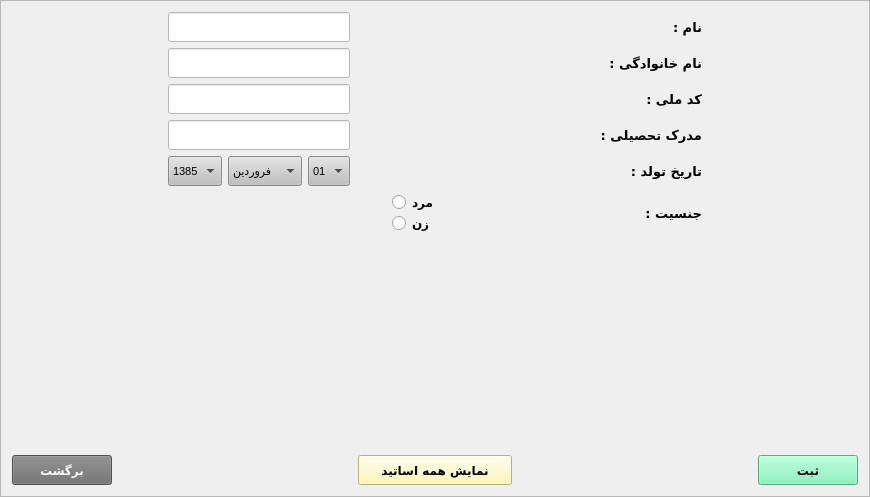
        <widget class="QFrame" name="frame">
         <property name="layoutDirection">
          <enum>Qt::LeftToRight</enum>
         </property>
         <property name="frameShape">
          <enum>QFrame::StyledPanel</enum>
         </property>
         <property name="frameShadow">
          <enum>QFrame::Raised</enum>
         </property>
         <layout class="QGridLayout" name="gridLayout_3">
          <item row="0" column="0">
           <spacer name="horizontalSpacer_10">
            <property name="orientation">
             <enum>Qt::Horizontal</enum>
            </property>
            <property name="sizeType">
             <enum>QSizePolicy::Minimum</enum>
            </property>
            <property name="sizeHint" stdset="0">
             <size>
              <width>150</width>
              <height>20</height>
             </size>
            </property>
           </spacer>
          </item>
          <item row="0" column="2">
           <spacer name="horizontalSpacer_11">
            <property name="orientation">
             <enum>Qt::Horizontal</enum>
            </property>
            <property name="sizeType">
             <enum>QSizePolicy::Minimum</enum>
            </property>
            <property name="sizeHint" stdset="0">
             <size>
              <width>150</width>
              <height>20</height>
             </size>
            </property>
           </spacer>
          </item>
          <item row="1" column="1">
           <spacer name="verticalSpacer">
            <property name="orientation">
             <enum>Qt::Vertical</enum>
            </property>
            <property name="sizeType">
             <enum>QSizePolicy::Minimum</enum>
            </property>
            <property name="sizeHint" stdset="0">
             <size>
              <width>20</width>
              <height>215</height>
             </size>
            </property>
           </spacer>
          </item>
          <item row="0" column="1">
           <layout class="QVBoxLayout" name="verticalLayout_5">
            <item>
             <layout class="QHBoxLayout" name="horizontalLayout_4">
              <item>
               <layout class="QVBoxLayout" name="verticalLayout_4">
                <item>
                 <widget class="QLineEdit" name="lineEdit_firstName">
                  <property name="minimumSize">
                   <size>
                    <width>0</width>
                    <height>30</height>
                   </size>
                  </property>
                  <property name="font">
                   <font>
                    <pointsize>9</pointsize>
                   </font>
                  </property>
                  <property name="styleSheet">
                   <string notr="true">background-color:white</string>
                  </property>
                 </widget>
                </item>
                <item>
                 <widget class="QLineEdit" name="lineEdit_lastName">
                  <property name="minimumSize">
                   <size>
                    <width>0</width>
                    <height>30</height>
                   </size>
                  </property>
                  <property name="font">
                   <font>
                    <pointsize>9</pointsize>
                   </font>
                  </property>
                  <property name="styleSheet">
                   <string notr="true">background-color:white</string>
                  </property>
                 </widget>
                </item>
                <item>
                 <widget class="QLineEdit" name="lineEdit_nationalCode">
                  <property name="minimumSize">
                   <size>
                    <width>0</width>
                    <height>30</height>
                   </size>
                  </property>
                  <property name="styleSheet">
                   <string notr="true">background-color:white</string>
                  </property>
                  <property name="maxLength">
                   <number>10</number>
                  </property>
                 </widget>
                </item>
                <item>
                 <widget class="QLineEdit" name="lineEdit_degree">
                  <property name="minimumSize">
                   <size>
                    <width>0</width>
                    <height>30</height>
                   </size>
                  </property>
                  <property name="font">
                   <font>
                    <pointsize>9</pointsize>
                   </font>
                  </property>
                  <property name="styleSheet">
                   <string notr="true">background-color:white</string>
                  </property>
                 </widget>
                </item>
                <item>
                 <layout class="QHBoxLayout" name="horizontalLayout">
                  <item>
                   <widget class="QComboBox" name="comboBox_year">
                    <property name="minimumSize">
                     <size>
                      <width>0</width>
                      <height>30</height>
                     </size>
                    </property>
                    <property name="font">
                     <font>
                      <pointsize>8</pointsize>
                     </font>
                    </property>
                    <property name="styleSheet">
                     <string notr="true">background-color: rgb(191, 191, 191)</string>
                    </property>
                    <property name="currentText">
                     <string>1385</string>
                    </property>
                    <item>
                     <property name="text">
                      <string>1385</string>
                     </property>
                    </item>
                    <item>
                     <property name="text">
                      <string>1384</string>
                     </property>
                    </item>
                    <item>
                     <property name="text">
                      <string>1383</string>
                     </property>
                    </item>
                    <item>
                     <property name="text">
                      <string>1382</string>
                     </property>
                    </item>
                    <item>
                     <property name="text">
                      <string>1381</string>
                     </property>
                    </item>
                    <item>
                     <property name="text">
                      <string>1380</string>
                     </property>
                    </item>
                    <item>
                     <property name="text">
                      <string>1379</string>
                     </property>
                    </item>
                    <item>
                     <property name="text">
                      <string>1378</string>
                     </property>
                    </item>
                    <item>
                     <property name="text">
                      <string>1377</string>
                     </property>
                    </item>
                    <item>
                     <property name="text">
                      <string>1376</string>
                     </property>
                    </item>
                    <item>
                     <property name="text">
                      <string>1375</string>
                     </property>
                    </item>
                    <item>
                     <property name="text">
                      <string>1374</string>
                     </property>
                    </item>
                    <item>
                     <property name="text">
                      <string>1373</string>
                     </property>
                    </item>
                    <item>
                     <property name="text">
                      <string>1372</string>
                     </property>
                    </item>
                    <item>
                     <property name="text">
                      <string>1371</string>
                     </property>
                    </item>
                    <item>
                     <property name="text">
                      <string>1370</string>
                     </property>
                    </item>
                    <item>
                     <property name="text">
                      <string>1369</string>
                     </property>
                    </item>
                    <item>
                     <property name="text">
                      <string>1368</string>
                     </property>
                    </item>
                    <item>
                     <property name="text">
                      <string>1367</string>
                     </property>
                    </item>
                    <item>
                     <property name="text">
                      <string>1366</string>
                     </property>
                    </item>
                    <item>
                     <property name="text">
                      <string>1365</string>
                     </property>
                    </item>
                    <item>
                     <property name="text">
                      <string>1364</string>
                     </property>
                    </item>
                    <item>
                     <property name="text">
                      <string>1363</string>
                     </property>
                    </item>
                    <item>
                     <property name="text">
                      <string>1362</string>
                     </property>
                    </item>
                    <item>
                     <property name="text">
                      <string>1361</string>
                     </property>
                    </item>
                    <item>
                     <property name="text">
                      <string>1360</string>
                     </property>
                    </item>
                    <item>
                     <property name="text">
                      <string>1359</string>
                     </property>
                    </item>
                    <item>
                     <property name="text">
                      <string>1358</string>
                     </property>
                    </item>
                    <item>
                     <property name="text">
                      <string>1357</string>
                     </property>
                    </item>
                    <item>
                     <property name="text">
                      <string>1356</string>
                     </property>
                    </item>
                    <item>
                     <property name="text">
                      <string>1355</string>
                     </property>
                    </item>
                    <item>
                     <property name="text">
                      <string>1354</string>
                     </property>
                    </item>
                    <item>
                     <property name="text">
                      <string>1353</string>
                     </property>
                    </item>
                    <item>
                     <property name="text">
                      <string>1352</string>
                     </property>
                    </item>
                    <item>
                     <property name="text">
                      <string>1351</string>
                     </property>
                    </item>
                    <item>
                     <property name="text">
                      <string>1350</string>
                     </property>
                    </item>
                    <item>
                     <property name="text">
                      <string>1349</string>
                     </property>
                    </item>
                    <item>
                     <property name="text">
                      <string>1348</string>
                     </property>
                    </item>
                    <item>
                     <property name="text">
                      <string>1347</string>
                     </property>
                    </item>
                    <item>
                     <property name="text">
                      <string>1346</string>
                     </property>
                    </item>
                    <item>
                     <property name="text">
                      <string>1345</string>
                     </property>
                    </item>
                    <item>
                     <property name="text">
                      <string>1344</string>
                     </property>
                    </item>
                    <item>
                     <property name="text">
                      <string>1343</string>
                     </property>
                    </item>
                    <item>
                     <property name="text">
                      <string>1342</string>
                     </property>
                    </item>
                    <item>
                     <property name="text">
                      <string>1341</string>
                     </property>
                    </item>
                    <item>
                     <property name="text">
                      <string>1340</string>
                     </property>
                    </item>
                   </widget>
                  </item>
                  <item>
                   <widget class="QComboBox" name="comboBox_month">
                    <property name="minimumSize">
                     <size>
                      <width>0</width>
                      <height>30</height>
                     </size>
                    </property>
                    <property name="font">
                     <font>
                      <pointsize>8</pointsize>
                     </font>
                    </property>
                    <property name="styleSheet">
                     <string notr="true">background-color: rgb(191, 191, 191)</string>
                    </property>
                    <property name="currentText">
                     <string>فروردین</string>
                    </property>
                    <item>
                     <property name="text">
                      <string>فروردین</string>
                     </property>
                    </item>
                    <item>
                     <property name="text">
                      <string>اردیبهشت</string>
                     </property>
                    </item>
                    <item>
                     <property name="text">
                      <string>خرداد</string>
                     </property>
                    </item>
                    <item>
                     <property name="text">
                      <string>تیر</string>
                     </property>
                    </item>
                    <item>
                     <property name="text">
                      <string>مرداد</string>
                     </property>
                    </item>
                    <item>
                     <property name="text">
                      <string>شهریور</string>
                     </property>
                    </item>
                    <item>
                     <property name="text">
                      <string>مهر</string>
                     </property>
                    </item>
                    <item>
                     <property name="text">
                      <string>آبان</string>
                     </property>
                    </item>
                    <item>
                     <property name="text">
                      <string>آذر</string>
                     </property>
                    </item>
                    <item>
                     <property name="text">
                      <string>دی</string>
                     </property>
                    </item>
                    <item>
                     <property name="text">
                      <string>بهمن</string>
                     </property>
                    </item>
                    <item>
                     <property name="text">
                      <string>اسفند</string>
                     </property>
                    </item>
                   </widget>
                  </item>
                  <item>
                   <widget class="QComboBox" name="comboBox_day">
                    <property name="minimumSize">
                     <size>
                      <width>0</width>
                      <height>30</height>
                     </size>
                    </property>
                    <property name="font">
                     <font>
                      <pointsize>8</pointsize>
                     </font>
                    </property>
                    <property name="styleSheet">
                     <string notr="true">background-color: rgb(191, 191, 191)</string>
                    </property>
                    <property name="currentText">
                     <string>01</string>
                    </property>
                    <item>
                     <property name="text">
                      <string>01</string>
                     </property>
                    </item>
                    <item>
                     <property name="text">
                      <string>02</string>
                     </property>
                    </item>
                    <item>
                     <property name="text">
                      <string>03</string>
                     </property>
                    </item>
                    <item>
                     <property name="text">
                      <string>04</string>
                     </property>
                    </item>
                    <item>
                     <property name="text">
                      <string>05</string>
                     </property>
                    </item>
                    <item>
                     <property name="text">
                      <string>06</string>
                     </property>
                    </item>
                    <item>
                     <property name="text">
                      <string>07</string>
                     </property>
                    </item>
                    <item>
                     <property name="text">
                      <string>08</string>
                     </property>
                    </item>
                    <item>
                     <property name="text">
                      <string>09</string>
                     </property>
                    </item>
                    <item>
                     <property name="text">
                      <string>10</string>
                     </property>
                    </item>
                    <item>
                     <property name="text">
                      <string>11</string>
                     </property>
                    </item>
                    <item>
                     <property name="text">
                      <string>12</string>
                     </property>
                    </item>
                    <item>
                     <property name="text">
                      <string>13</string>
                     </property>
                    </item>
                    <item>
                     <property name="text">
                      <string>14</string>
                     </property>
                    </item>
                    <item>
                     <property name="text">
                      <string>15</string>
                     </property>
                    </item>
                    <item>
                     <property name="text">
                      <string>16</string>
                     </property>
                    </item>
                    <item>
                     <property name="text">
                      <string>17</string>
                     </property>
                    </item>
                    <item>
                     <property name="text">
                      <string>18</string>
                     </property>
                    </item>
                    <item>
                     <property name="text">
                      <string>19</string>
                     </property>
                    </item>
                    <item>
                     <property name="text">
                      <string>20</string>
                     </property>
                    </item>
                    <item>
                     <property name="text">
                      <string>21</string>
                     </property>
                    </item>
                    <item>
                     <property name="text">
                      <string>22</string>
                     </property>
                    </item>
                    <item>
                     <property name="text">
                      <string>23</string>
                     </property>
                    </item>
                    <item>
                     <property name="text">
                      <string>24</string>
                     </property>
                    </item>
                    <item>
                     <property name="text">
                      <string>25</string>
                     </property>
                    </item>
                    <item>
                     <property name="text">
                      <string>26</string>
                     </property>
                    </item>
                    <item>
                     <property name="text">
                      <string>27</string>
                     </property>
                    </item>
                    <item>
                     <property name="text">
                      <string>28</string>
                     </property>
                    </item>
                    <item>
                     <property name="text">
                      <string>29</string>
                     </property>
                    </item>
                    <item>
                     <property name="text">
                      <string>30</string>
                     </property>
                    </item>
                    <item>
                     <property name="text">
                      <string>31</string>
                     </property>
                    </item>
                   </widget>
                  </item>
                 </layout>
                </item>
               </layout>
              </item>
              <item>
               <layout class="QVBoxLayout" name="verticalLayout_3">
                <item>
                 <spacer name="horizontalSpacer">
                  <property name="orientation">
                   <enum>Qt::Horizontal</enum>
                  </property>
                  <property name="sizeType">
                   <enum>QSizePolicy::Minimum</enum>
                  </property>
                  <property name="sizeHint" stdset="0">
                   <size>
                    <width>244</width>
                    <height>20</height>
                   </size>
                  </property>
                 </spacer>
                </item>
                <item>
                 <spacer name="horizontalSpacer_2">
                  <property name="orientation">
                   <enum>Qt::Horizontal</enum>
                  </property>
                  <property name="sizeType">
                   <enum>QSizePolicy::Minimum</enum>
                  </property>
                  <property name="sizeHint" stdset="0">
                   <size>
                    <width>187</width>
                    <height>20</height>
                   </size>
                  </property>
                 </spacer>
                </item>
                <item>
                 <spacer name="horizontalSpacer_3">
                  <property name="orientation">
                   <enum>Qt::Horizontal</enum>
                  </property>
                  <property name="sizeType">
                   <enum>QSizePolicy::Minimum</enum>
                  </property>
                  <property name="sizeHint" stdset="0">
                   <size>
                    <width>217</width>
                    <height>20</height>
                   </size>
                  </property>
                 </spacer>
                </item>
                <item>
                 <spacer name="horizontalSpacer_4">
                  <property name="orientation">
                   <enum>Qt::Horizontal</enum>
                  </property>
                  <property name="sizeType">
                   <enum>QSizePolicy::Minimum</enum>
                  </property>
                  <property name="sizeHint" stdset="0">
                   <size>
                    <width>172</width>
                    <height>20</height>
                   </size>
                  </property>
                 </spacer>
                </item>
                <item>
                 <spacer name="horizontalSpacer_6">
                  <property name="orientation">
                   <enum>Qt::Horizontal</enum>
                  </property>
                  <property name="sizeType">
                   <enum>QSizePolicy::Minimum</enum>
                  </property>
                  <property name="sizeHint" stdset="0">
                   <size>
                    <width>200</width>
                    <height>20</height>
                   </size>
                  </property>
                 </spacer>
                </item>
               </layout>
              </item>
              <item>
               <layout class="QVBoxLayout" name="verticalLayout_2">
                <item>
                 <widget class="QLabel" name="label">
                  <property name="font">
                   <font>
                    <family>B Koodak</family>
                    <pointsize>10</pointsize>
                    <weight>75</weight>
                    <bold>true</bold>
                   </font>
                  </property>
                  <property name="text">
                   <string>نام :</string>
                  </property>
                 </widget>
                </item>
                <item>
                 <widget class="QLabel" name="label_2">
                  <property name="font">
                   <font>
                    <family>B Koodak</family>
                    <pointsize>10</pointsize>
                    <weight>75</weight>
                    <bold>true</bold>
                   </font>
                  </property>
                  <property name="text">
                   <string>نام خانوادگی :</string>
                  </property>
                 </widget>
                </item>
                <item>
                 <widget class="QLabel" name="label_3">
                  <property name="font">
                   <font>
                    <family>B Koodak</family>
                    <pointsize>10</pointsize>
                    <weight>75</weight>
                    <bold>true</bold>
                   </font>
                  </property>
                  <property name="text">
                   <string>کد ملی :</string>
                  </property>
                 </widget>
                </item>
                <item>
                 <widget class="QLabel" name="label_4">
                  <property name="font">
                   <font>
                    <family>B Koodak</family>
                    <pointsize>10</pointsize>
                    <weight>75</weight>
                    <bold>true</bold>
                   </font>
                  </property>
                  <property name="text">
                   <string>مدرک تحصیلی :</string>
                  </property>
                 </widget>
                </item>
                <item>
                 <widget class="QLabel" name="label_5">
                  <property name="font">
                   <font>
                    <family>B Koodak</family>
                    <pointsize>10</pointsize>
                    <weight>75</weight>
                    <bold>true</bold>
                   </font>
                  </property>
                  <property name="text">
                   <string>تاریخ تولد :</string>
                  </property>
                 </widget>
                </item>
               </layout>
              </item>
             </layout>
            </item>
            <item>
             <layout class="QHBoxLayout" name="horizontalLayout_2">
              <item>
               <spacer name="horizontalSpacer_9">
                <property name="orientation">
                 <enum>Qt::Horizontal</enum>
                </property>
                <property name="sizeHint" stdset="0">
                 <size>
                  <width>40</width>
                  <height>20</height>
                 </size>
                </property>
               </spacer>
              </item>
              <item>
               <layout class="QVBoxLayout" name="verticalLayout">
                <property name="spacing">
                 <number>0</number>
                </property>
                <item>
                 <widget class="QRadioButton" name="radioButton_male">
                  <property name="font">
                   <font>
                    <family>B Koodak</family>
                    <pointsize>9</pointsize>
                    <weight>75</weight>
                    <bold>true</bold>
                   </font>
                  </property>
                  <property name="text">
                   <string>مرد</string>
                  </property>
                 </widget>
                </item>
                <item>
                 <widget class="QRadioButton" name="radioButton_female">
                  <property name="font">
                   <font>
                    <family>B Koodak</family>
                    <pointsize>9</pointsize>
                    <weight>75</weight>
                    <bold>true</bold>
                   </font>
                  </property>
                  <property name="text">
                   <string>زن</string>
                  </property>
                 </widget>
                </item>
               </layout>
              </item>
              <item>
               <spacer name="horizontalSpacer_5">
                <property name="orientation">
                 <enum>Qt::Horizontal</enum>
                </property>
                <property name="sizeType">
                 <enum>QSizePolicy::Minimum</enum>
                </property>
                <property name="sizeHint" stdset="0">
                 <size>
                  <width>200</width>
                  <height>20</height>
                 </size>
                </property>
               </spacer>
              </item>
              <item>
               <widget class="QLabel" name="label_6">
                <property name="font">
                 <font>
                  <family>B Koodak</family>
                  <pointsize>10</pointsize>
                  <weight>75</weight>
                  <bold>true</bold>
                 </font>
                </property>
                <property name="text">
                 <string>جنسیت :</string>
                </property>
               </widget>
              </item>
             </layout>
            </item>
           </layout>
          </item>
          <item row="2" column="0" colspan="3">
           <layout class="QHBoxLayout" name="horizontalLayout_3">
            <item>
             <widget class="QPushButton" name="pushButton_back">
              <property name="minimumSize">
               <size>
                <width>100</width>
                <height>30</height>
               </size>
              </property>
              <property name="font">
               <font>
                <family>B Nazanin</family>
                <pointsize>9</pointsize>
                <weight>75</weight>
                <bold>true</bold>
               </font>
              </property>
              <property name="styleSheet">
               <string notr="true">background-color:rgb(111, 111, 111);
color:white</string>
              </property>
              <property name="text">
               <string>برگشت</string>
              </property>
             </widget>
            </item>
            <item>
             <spacer name="horizontalSpacer_7">
              <property name="orientation">
               <enum>Qt::Horizontal</enum>
              </property>
              <property name="sizeHint" stdset="0">
               <size>
                <width>40</width>
                <height>20</height>
               </size>
              </property>
             </spacer>
            </item>
            <item>
             <widget class="QPushButton" name="pushButton_showTeacher">
              <property name="minimumSize">
               <size>
                <width>154</width>
                <height>30</height>
               </size>
              </property>
              <property name="font">
               <font>
                <family>B Nazanin</family>
                <pointsize>9</pointsize>
                <weight>75</weight>
                <bold>true</bold>
               </font>
              </property>
              <property name="styleSheet">
               <string notr="true">background-color: rgb(255, 248, 165)</string>
              </property>
              <property name="text">
               <string>نمایش همه اساتید</string>
              </property>
             </widget>
            </item>
            <item>
             <spacer name="horizontalSpacer_8">
              <property name="orientation">
               <enum>Qt::Horizontal</enum>
              </property>
              <property name="sizeHint" stdset="0">
               <size>
                <width>40</width>
                <height>20</height>
               </size>
              </property>
             </spacer>
            </item>
            <item>
             <widget class="QPushButton" name="pushButton_apply">
              <property name="minimumSize">
               <size>
                <width>100</width>
                <height>30</height>
               </size>
              </property>
              <property name="font">
               <font>
                <family>B Nazanin</family>
                <pointsize>9</pointsize>
                <weight>75</weight>
                <bold>true</bold>
               </font>
              </property>
              <property name="styleSheet">
               <string notr="true">background-color:rgb(118, 240, 179)</string>
              </property>
              <property name="text">
               <string>ثبت</string>
              </property>
             </widget>
            </item>
           </layout>
          </item>
         </layout>
        </widget>
